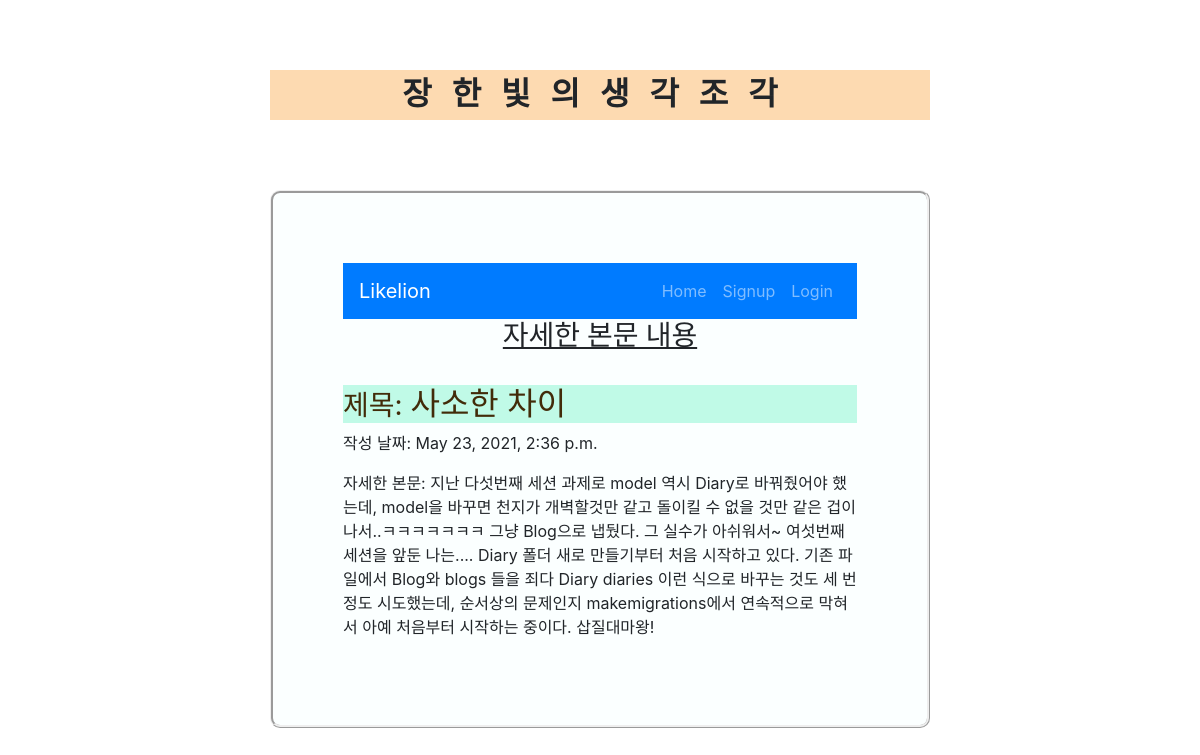
Screenshot of /diary/1 with the database file from the repository.
### diaryApp/models.py (models this page shows, shortened)
class Diary(models.Model):
    title = models.CharField(max_length=200)
    pub_date = models.DateTimeField('data published')
    body = models.TextField()

### diaryApp/views.py (the view)
# urls.py: path('diary/<int:diary_id>', diaryApp.views.detail, name="detail"),
def detail(request, diary_id):
    diary_detail = get_object_or_404(Diary, pk = diary_id)
    return render(request, 'detail.html', {'diary': diary_detail})

### diaryApp/templates/detail.html (shortened to what this page needs)
<!DOCTYPE html>
<html>
    <head>
    </head>
    <body>
        <header>
            <p>장한빛의생각조각</p>
        </header>
        <article>
            {% extends 'base.html' %}
            {% block content %}
            <h3>자세한 본문 내용</h3><br>
            <h2><small>제목: </small> {{diary.title}} </h2>
            <p>작성 날짜: {{diary.pub_date}} </p>
            <p>자세한 본문: {{diary.body}} </p>
            {% endblock %}

### diaryApp/templates/detail.html (style rules this page uses)
header { font-family: '나눔명조'; font-size: 2em; font-weight: bold; letter-spacing: 20px; text-align: center; background-color:rgb(253, 218, 177); margin: 70px 270px; height: 50px; }
body { background: #C0FAE7; font-family: '나눔고딕'; }
article { background: #fbffff; border-radius: 10px; border-style: ridge; padding: 70px; margin: 70px 270px; }
article h2 { color: #422b09; background-color: #C0FAE7; }
article h3 { font-family: '나눔명조'; text-align: center; text-decoration: underline; }

### rows the page displays
Diary: title "사소한 차이", pub_date "May 23, 2021, 2:36 p.m.", body "지난 다섯번째 세션 과제로 model 역시 Diary로 바꿔줬어야 했는데, model을 바꾸면 천지가 개벽할것만 같고 돌이킬 수 없을 것만 같은 겁이 나서..ㅋㅋㅋㅋㅋㅋㅋ 그냥 Blog으로 냅뒀다. 그 실수가 아쉬워서~ 여섯번째 세션을 앞둔 나는.... Diary 폴더 새로 만들기부터 처음 시작하고 있다. 기존 파일에서 Blog와 blogs 들을 죄다 Diary diaries 이런 식으로 바꾸는 것도 세 번 정도 시도했는데, 순서상의 문제인지 makemigrations에서 연속적으로 막혀서 아예 처음부터 시작하는 중이다. 삽질대마왕!"
